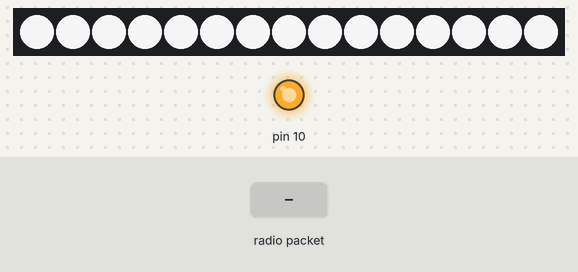
Simulated run of this sketch. Board: Arduino Uno, built with avr-gcc and run on an emulated ATmega328P. On the bench: 15 RGB LEDs in strip order, left to right, output pins drawn as LEDs (lit = HIGH). The test bench sets the inputs (shaded band). Dim RGB values are drawn brighter than linear; no radio packets arrive unless stated; what the sketch prints to the serial monitor is not drawn.

Above: at 0.44 s.
1.5 s: radio packet "1" arrives
At 1.82 s:
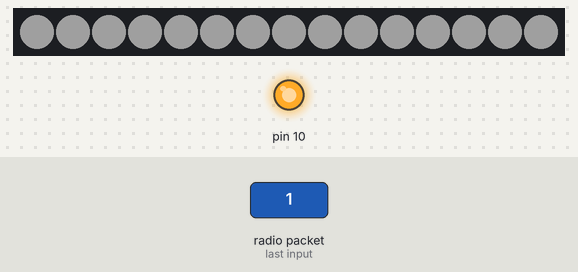
At 2.9 s:
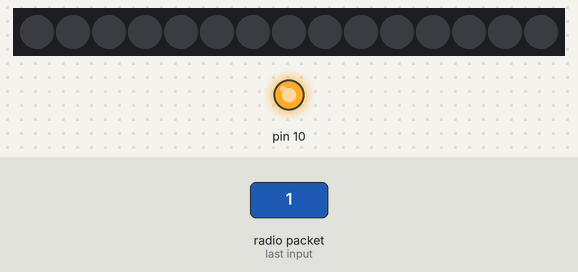
Timing chart, 0 to 4.5 s (numbered marks = the images above; inputs shaded):
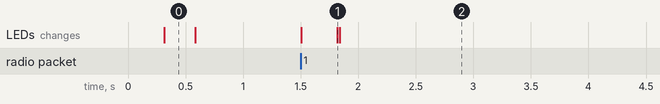

Measured:
- after the input at 1.5 s, the LEDs: first change at once (image 1 shows a later state)

The sketch:

distance-tester.ino
```cpp
#define FASTLED_ALLOW_INTERRUPTS 0
#define RH_ASK_ARDUINO_USE_TIMER2

#include <RH_ASK.h>
#include <FastLED.h>
#include <colorutils.h>
#include <SPI.h> // Not actualy used but needed to compile

#define RH_ASK_ARDUINO_USE_TIMER2
#define FASTLED_ALLOW_INTERRUPTS 0

RH_ASK driver(500);

#define LED_PIN     5
#define COLOR_ORDER GRB
#define CHIPSET     WS2811
#define NUM_LEDS    15

#define BRIGHTNESS  255
#define FRAMES_PER_SECOND 50

bool gReverseDirection = false;

CRGB leds[NUM_LEDS];

void setup() {
  delay(250); // sanity delay
    if (!driver.init())
         Serial.println("init failed");
  FastLED.addLeds<CHIPSET, LED_PIN, COLOR_ORDER>(leds, NUM_LEDS); // .setCorrection( TypicalLEDStrip );
  FastLED.setBrightness( BRIGHTNESS );
  Serial.begin(9600);
  Serial.println("Started...");

  // supply power to the transmitter
  pinMode(10, OUTPUT);
  digitalWrite(10, HIGH);
}

void shutdown(){
  digitalWrite(10, LOW);
}

#define RH_ASK_MAX_MESSAGE_LEN 1

byte intensity = 255;

void loop()
{
  fill_solid(leds, NUM_LEDS, CRGB(intensity,intensity,intensity));
  FastLED.show();
  intensity = (int) max(0, intensity - 16);

  uint8_t buf[RH_ASK_MAX_MESSAGE_LEN];
  uint8_t buflen = sizeof(buf);

  delay(1000 / FRAMES_PER_SECOND);

  if (driver.recv(buf, &buflen)){
    intensity = 255;
  }
}
```
